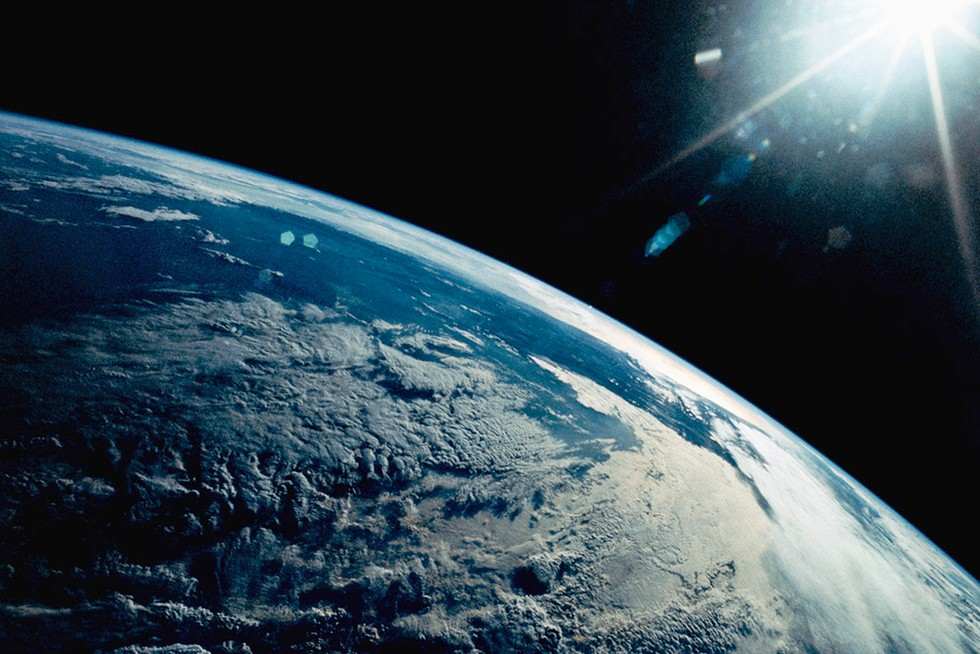
#> input picture earth.jpg, 980 x 654 px
$ python b.py
#> lines starting #> are read from the running program, lines starting #| are printed output that depends on the picture
import cv2

# Read Image
image = cv2.imread("earth.jpg")
#> image is the input picture: shape (654, 980, 3); mean B, G, R 80.6, 71.4, 54.7


cv2.waitKey(0)
cv2.destroyAllWindows()


[h, w, c] = image.shape
#> h = 654; w = 980; c = 3

for i in range(h):
    for j in range(w):
        image[i, j, 1] = 0
        image[i, j, 2] = 0
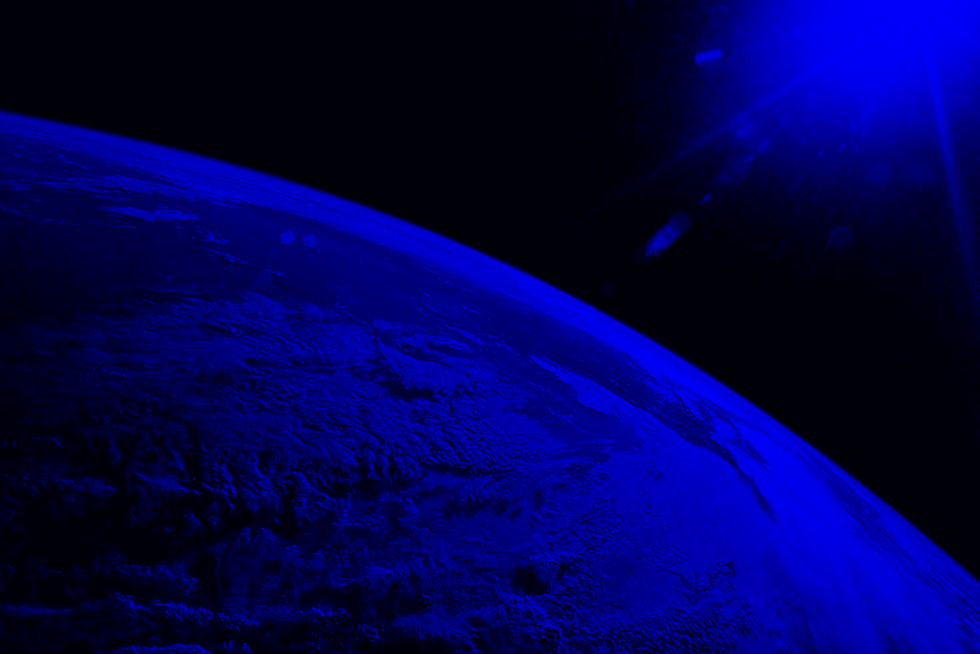
#> image: shape (654, 980, 3); mean B, G, R 80.6, 0, 0

cv2.imshow("Filtered Image", image)

cv2.waitKey(0)
cv2.destroyAllWindows()

$ run again, with tower2.jpg copied over earth.jpg
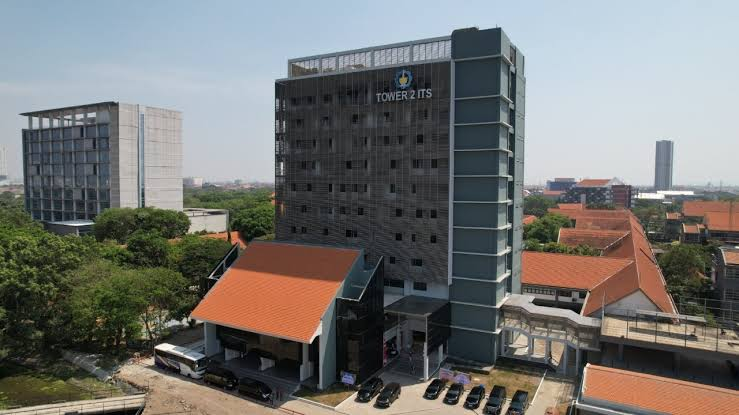
#> input picture tower2.jpg, 739 x 415 px
#> image is the input picture: shape (415, 739, 3); mean B, G, R 114.4, 117, 117.3
#> after the loop `for i in range(h):`:
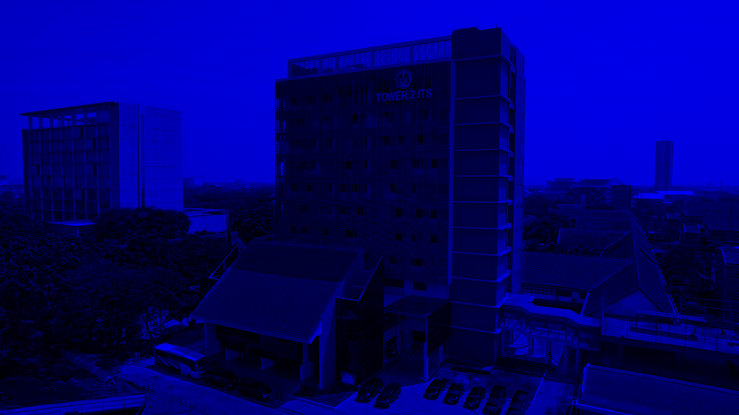
#> image: shape (415, 739, 3); mean B, G, R 114.4, 0, 0
